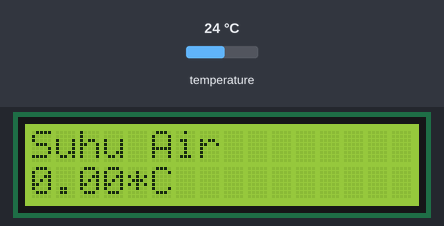
Bench run of a program on a simulated ESP8266 (NodeMCU). On the bench: 16×2 character LCD. The inputs (shaded band) are chosen by the test bench; at power-on: temperature 24 °C. WiFi joins after 1.5 s; servers stay silent unless stated; no MQTT or app messages arrive unless stated; what the program prints to the serial monitor is not drawn.

Above: at 2.7 s.
2.8 s: temperature set to 12 °C
At 6.4 s:
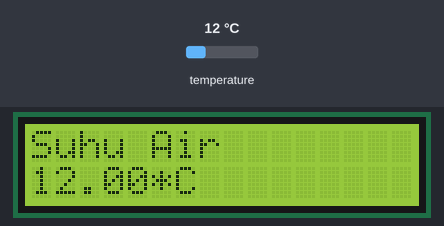
9.9 s: temperature set to 19 °C
At 11.7 s:
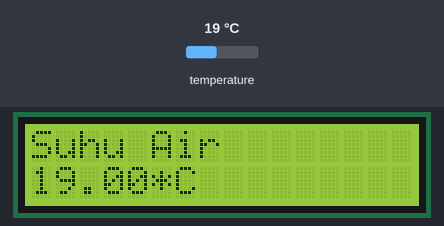
17.0 s: temperature set to 28 °C
At 22.3 s:
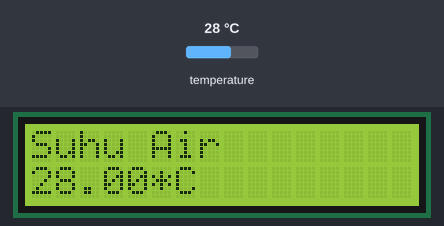
Timing chart, 0 to 23.8 s (numbered marks = the images above; inputs shaded):
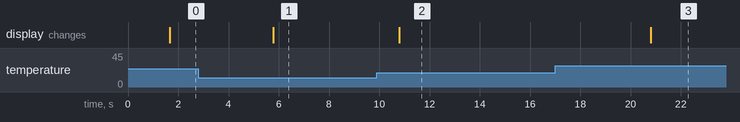

Measured:
- after the input at 2.8 s, the display: changes after 3.0 s (image 1)
- after the input at 9.9 s, the display: changes after 0.90 s (image 2)
- after the input at 17.0 s, the display: changes after 3.8 s (image 3)

The program:

main.cpp
```cpp
#include <Arduino.h>
#include <ESP8266WiFi.h>
#include <PubSubClient.h>
#include <LiquidCrystal_I2C.h>
#include <OneWire.h>
#include <DallasTemperature.h>

// variable untuk menyimpan nilai ssid, password dan mqtt_server
const char *ssid = "Galaxy A52";  // sesuaikan dengan username wifi
const char *password = "irdh4560";  // sesuaikan dengan password wifi
const char *mqtt_server = "broker.hivemq.com"; // isikan server broker

// Temperature MQTT Topics
#define MQTT_PUB_TEMP "esp/ds18b20/temperature"

// GPIO where the DS18B20 is connected to
const int oneWireBus = D4;
// Setup a oneWire instance to communicate with any OneWire devices
OneWire oneWire(oneWireBus);
// Pass our oneWire reference to Dallas Temperature sensor
DallasTemperature sensors(&oneWire);
// Temperature value
float temp;

//deklarasi lcd
LiquidCrystal_I2C lcd(0x3F, 16, 2);

WiFiClient espClient;
PubSubClient client(espClient);

long now = millis();
long lastMeasure = 0;
String macAddr = "";

// fungsi untuk connect wifi
void setup_wifi()
{
  delay(10);
  Serial.println();
  Serial.print("Connecting to ");
  Serial.println(ssid);
  WiFi.begin(ssid, password);
  while (WiFi.status() != WL_CONNECTED)
  {
    delay(500);
    Serial.print(".");
  }
  Serial.println("");
  Serial.print("WiFi connected - ESP IP address: ");
  Serial.println(WiFi.localIP());
  macAddr = WiFi.macAddress();
  Serial.println(macAddr);
}

// fungsi untuk connect mqtt
void reconnect()
{
  while (!client.connected())
  {
    Serial.print("Attempting MQTT connection...");
    if (client.connect(macAddr.c_str()))
    {
      Serial.println("connected");
    }
    else
    {
      Serial.print("failed, rc=");
      Serial.print(client.state());
      Serial.println(" try again in 5 seconds");
      delay(5000);
    }
  }
}

// setup awal
void setup()
{
  Serial.begin(115200);
  lcd.init(); // initialize the lcd
  lcd.backlight(); //menyalakan backlight
  lcd.clear(); //menghapus tampilan LCD
  lcd.home();
  Serial.println("Mqtt Node-RED");
  setup_wifi();
  sensors.begin(); //Mulai sensor suhu
  client.setServer(mqtt_server, 1883);
}

void loop()
{
  if (!client.connected())
  {
    reconnect();
  }
  if (!client.loop())
  {
    client.connect(macAddr.c_str());
  }
  now = millis();
  if (now - lastMeasure > 5000)
  {
    lastMeasure = now;
    sensors.requestTemperatures();
    // Temperature in Celsius degrees
    temp = sensors.getTempCByIndex(0);

    // Publish an MQTT message on topic esp/ds18b20/temperature
    uint16_t packetIdPub1 = client.publish(MQTT_PUB_TEMP, String(temp).c_str());
    Serial.printf("Publishing on topic %s at QoS 1 ", MQTT_PUB_TEMP, packetIdPub1);
    Serial.printf("Message: %.2f \n", temp);
  }
   //Tampilan LCD
    lcd.setCursor(0,0);
	  lcd.print("Suhu Air ");
    lcd.setCursor(0,1);
	  lcd.print(temp);
	  lcd.print("*C");
}
```
